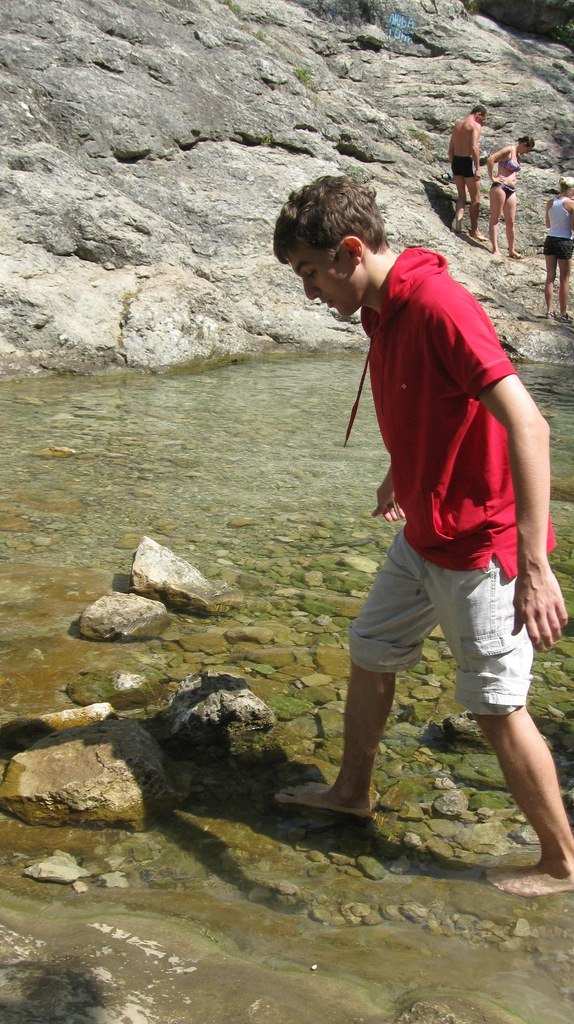
#> input picture industry/seminar2/kantor.jpg, 574 x 1024 px
$ jupyter execute --allow-errors DMIA2016_Sem2task_base_SkinSegmentation.ipynb   (shell and % lines are left out)   (Python 2 division)
#> lines starting #> are read from the running program, lines starting #| are printed output that depends on the picture
# Data Mining in Action 2016 (осенний семестр)

## Задача на семинар: цветовая сегментация кожи на изображении

В этом примере мы построим простой классификатор с использованием библиотеки scikit-learn. В качестве данных мы возьмем выборку из UCI Репозитория (www.archive.ics.uci.edu), связанную с задачей сегментации изображений, а точнее - выделением кожи на фотографиях.

В итоге мы получим классификатор, который по RBG представлению цвета пикселя будет пытаться определить, принадлежит пиксель к участку кожи или нет.

Для начала скачаем выборку по следующей ссылке: https://archive.ics.uci.edu/ml/machine-learning-databases/00229/Skin_NonSkin.txt

## Задаем кодировку

В Python кодировка файла скрипта задается с помощью так называемого magic comment: # coding: utf-8
(либо другая кодировка по необходимости).

Волшебный комментарий должен быть в первых двух строчках скрипта, иначе он игнорируется интерпретатором. Добавив этот комментарий в скрипт можно, например, комфортно использовать в коде русскоязычные строки и комментарии. Однако для ipython notebook такой способ не подходит ведь разные блоки кода могут исполняться в разной последовательности. Есть другой способ, им и воспользуемся:

[cell 1]
import sys
reload(sys)
sys.setdefaultencoding("utf-8")

После исполнения этого блока проблем с русскоязычными комментариями в коде быть не должно.

## Чтение выборки

Давайте посмотрим на выборку и попробуем понять, какой смысл имеют

[cell 2]
dataset_path = "Skin_NonSkin.txt"
#> (the rest of this cell did not finish here and is left out)

#> (a cell that did not finish here is left out)

#> (a cell that did not finish here is left out)

### Оказывается все в bgr, а не rgb

#> (a cell that did not finish here is left out)

[cell 6]
import numpy as np

np.random.seed(0)
#> (the rest of this cell did not finish here and is left out)

[cell 7]
from sklearn.neighbors import KNeighborsClassifier

model = KNeighborsClassifier()
#> (the rest of this cell did not finish here and is left out)

#> (a cell that did not finish here is left out)

#> (a cell that did not finish here is left out)

## Чтение и обработка изображения

Для работы с графиками и изображениями в Python есть библиотека Matplotlib. На сайте библиотеки www.matplotlib.org описан API и есть большое количество примеров в разделе gallery. При необходимости построить график можно зайти в галерею, найти визуально картинку, наиболее похожую на нужную и посмотреть код.

Но сейчас мы воспользуемся matplotlib для работы с изображением, на котором хотим найти участки кожи. Для начала считаем изображение:

[cell 10]
# чтобы изображения выводились прямо в ipython notebook, а не в отдельном окне


import matplotlib.pyplot as plt
import matplotlib.cbook as cbook

image_path = "kantor.jpg"

image_file = open(image_path, 'rb')
#image_file = cbook.get_sample_data(image_path)
image = plt.imread(image_file)
#> image is the input picture: shape (1024, 574, 3); mean R, G, B 137, 124, 100

plt.imshow(image)
plt.axis('off') # clear x- and y-axes
plt.show()

Посмотрим, в каком формате хранится изображение в переменой image:

[cell 11]
print type(image)
#| <class 'numpy.ndarray'>

Поскольку это массив, попробуем вывести несколько его первых элементов:

[cell 12]
print image[1, 1]
#| [146 135 131]

Похоже на массив строк пикселей. Каждая строка - массив пикселей, а пиксель - массив из трех чисел - RGB представления цвета пикселя.

Обучим наш классификатор на всей обучающей выборке и прогоним классификатор по всем пикселям изображения, заменяя пиксели кожи на ярко зелёные:

#> (a cell that did not finish here is left out)

#> (a cell that did not finish here is left out)

[cell 15]
plt.imshow(image)
plt.show()

Не правда ли, какой-то подозрительный результат?

### Распределение цветов на изображении

[cell 16]
plt.hist(image[:, :, 0].flatten(), bins=30)
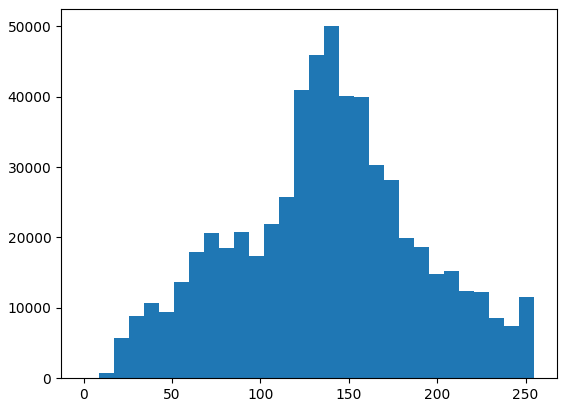
#> figure drawn by matplotlib, 1 panel; tallest bar 50005 high, from x = 136 to 144.5

[cell 17]
plt.hist(image[:, :, 1].flatten(), bins=30)
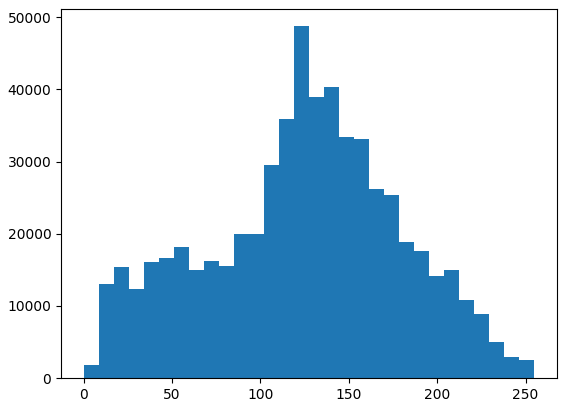
#> figure drawn by matplotlib, 1 panel; tallest bar 48752 high, from x = 119 to 127.5

[cell 18]
plt.hist(image[:, :, 2].flatten(), bins=30)
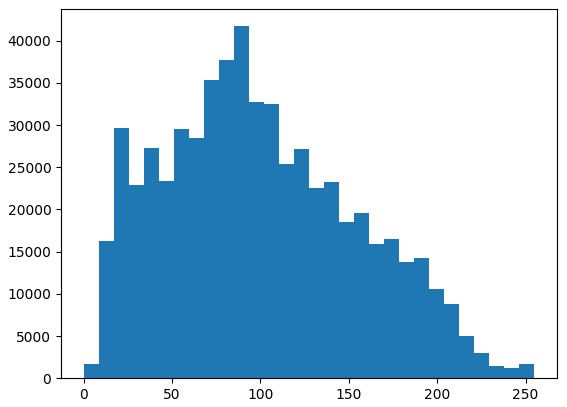
#> figure drawn by matplotlib, 1 panel; tallest bar 41711 high, from x = 85 to 93.5

$ run again, with industry/seminar2/skin_segmentation2.png saved as industry/seminar2/kantor.jpg
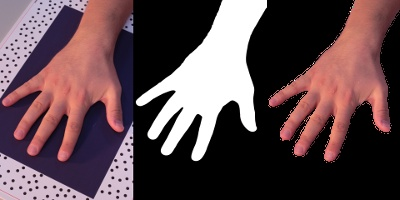
#> input picture industry/seminar2/skin_segmentation2.png, 400 x 200 px
#> image is the input picture: shape (200, 400, 3); mean R, G, B 95.4, 73.4, 77.7
#| <class 'numpy.ndarray'>
#| [148 137 153]
#> `[cell 17] plt.hist(image[:, :, 1].flatten(), bins=30)`:
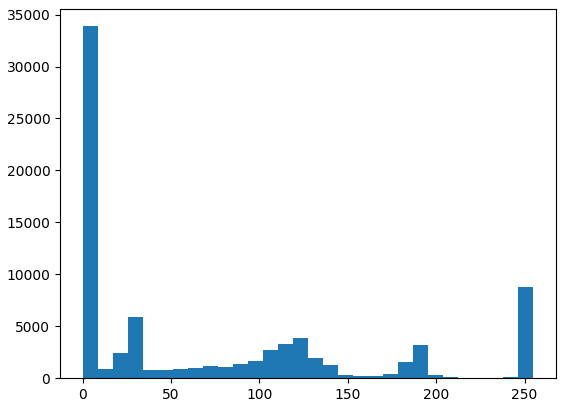
#> figure drawn by matplotlib, 1 panel; tallest bar 33885 high, from x = 0 to 8.5
#> `[cell 18] plt.hist(image[:, :, 2].flatten(), bins=30)`:
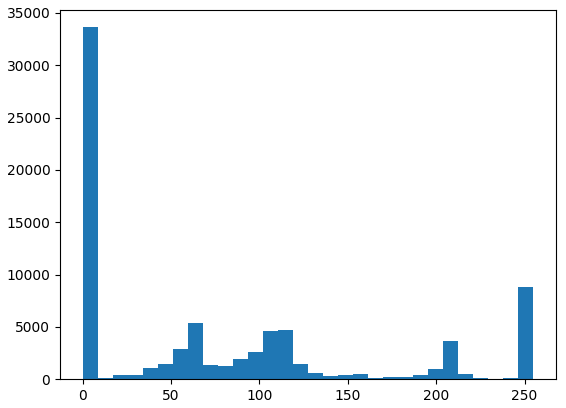
#> figure drawn by matplotlib, 1 panel; tallest bar 33635 high, from x = 0 to 8.5
